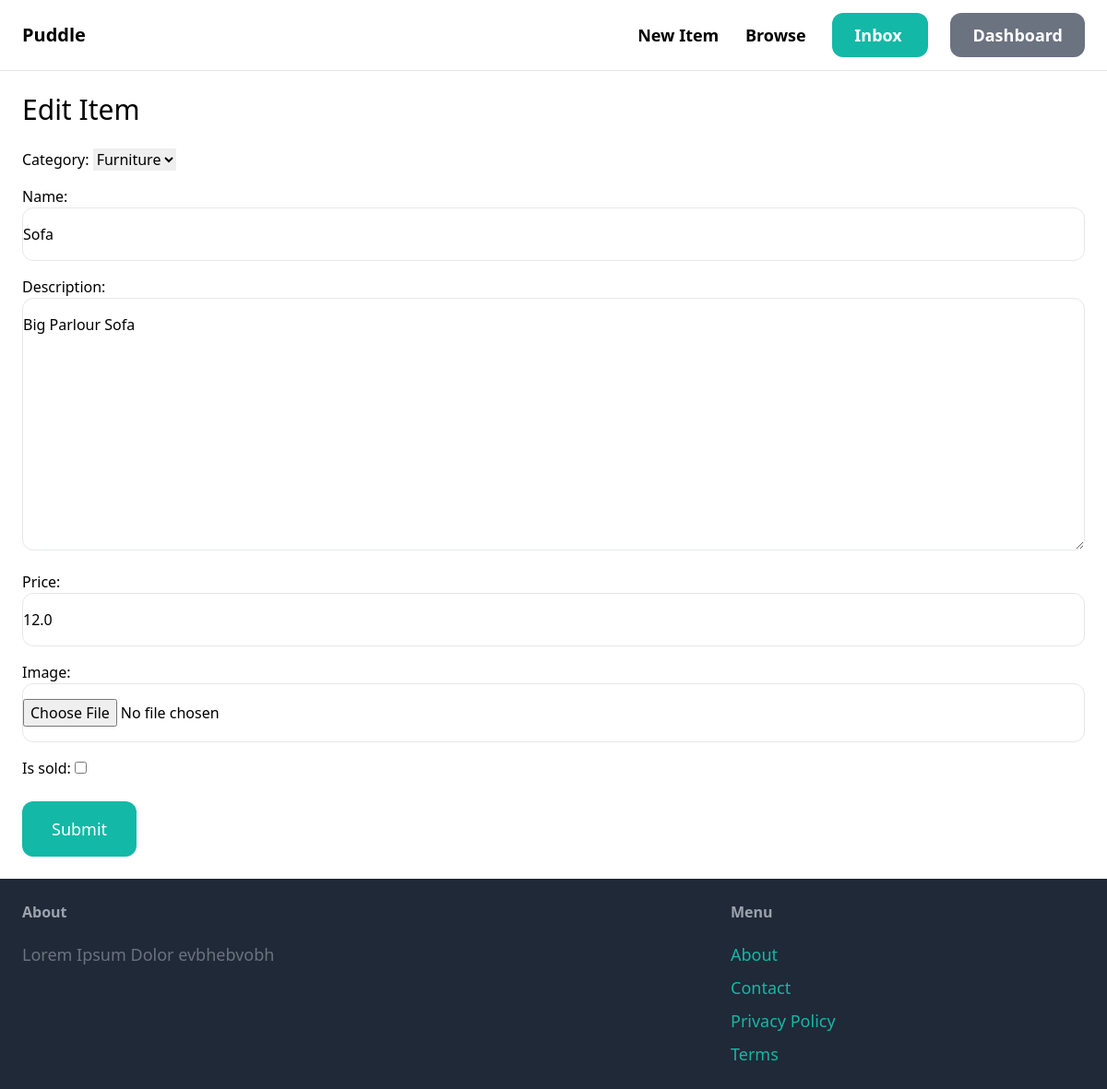
Page /items/2/edit/ (signed in) on the earlier database version.
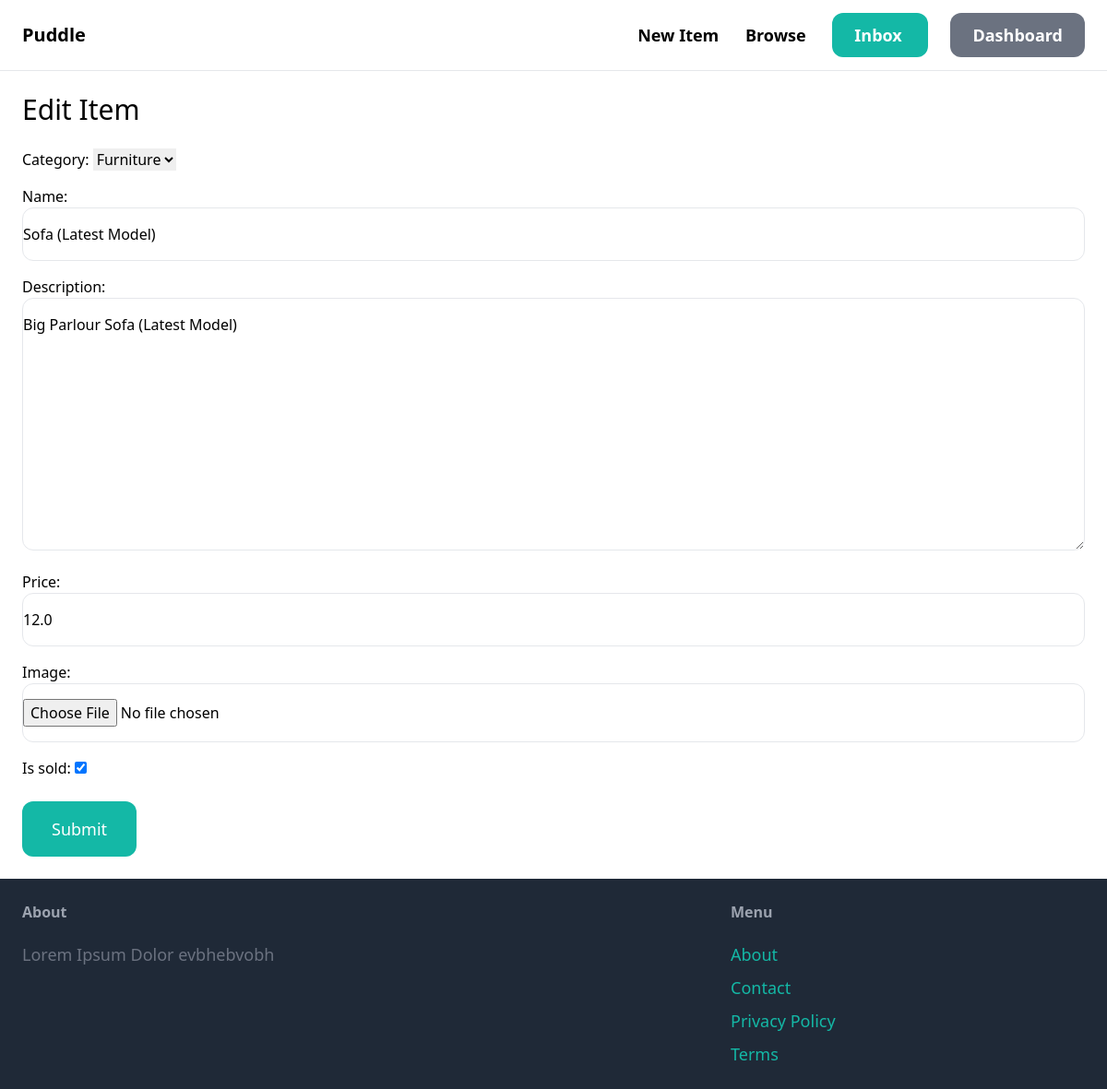
Same page on the later database version.
### item/models.py (models this page shows, shortened)
class Category(models.Model):
	name = models.CharField(max_length=255)
	class Meta:
		ordering = ('name',)
		verbose_name_plural = 'Categories'
	def __str__(self):
		return self.name

class Item(models.Model):
	category = models.ForeignKey(Category, related_name='items', on_delete=models.CASCADE)
	name = models.CharField(max_length=255)
	description = models.TextField(blank=True, null=True)
	price = models.FloatField()
	image = models.ImageField(upload_to='item_images', blank=True, null=True)
	is_sold = models.BooleanField(default=False)
	created_by = models.ForeignKey(User, related_name='items', on_delete=models.CASCADE)
	created_at = models.DateTimeField(auto_now_add=True)

### item/views.py (the view)
# urls.py: path('<str:pk>/edit/', views.edit_item, name='edit'),
@login_required
def edit_item(request, pk):
	item = get_object_or_404(Item, pk=pk, created_by=request.user)
	if request.method == 'POST':
		form = EditItemForm(request.POST, request.FILES, instance=item)
		if form.is_valid():
			form.save()
			return redirect('detail', pk=item.id)
	else:
		form = EditItemForm(instance=item)
	context = {
		'form': form,
		'title': 'Edit Item',
	}
	return render(request, 'item/new_item.html', context)

### item/forms.py
class EditItemForm(forms.ModelForm):
	class Meta:
		model = Item
		fields = ('category', 'name', 'description', 'price', 'image', 'is_sold')
		widgets = {
			'name': forms.TextInput(attrs={
				'class': INPUT_CLASSES,
			}),
			'description': forms.Textarea(attrs={
				'class': INPUT_CLASSES,
			}),
			'price': forms.TextInput(attrs={
				'class': INPUT_CLASSES,
			}),
			'image': forms.FileInput(attrs={
				'class': INPUT_CLASSES,
			}),
		}

### item/templates/item/new_item.html (shortened to what this page needs)
{% extends 'core/base.html' %}
{% block content %}
    <h1 class="mb-6 text-3xl">{{ title }}</h1>
<form action="." method="POST" enctype="multipart/form-data">
    <div class="space-y-4">
        {{ form.as_p }}
    </div>
    <button class="mt-6 py-4 px-8 text-lg bg-teal-500 hover:bg-teal-700 rounded-xl text-white"> Submit </button>
</form>
{% endblock content %}

Differences in the rows shown:
changed Item "Furniture": description "Big Parlour Sofa" → "Big Parlour Sofa (Latest Model)"; is_sold "☐" → "☑"
changed through a linked row, Category: name "Sofa" → "Sofa (Latest Model)"
